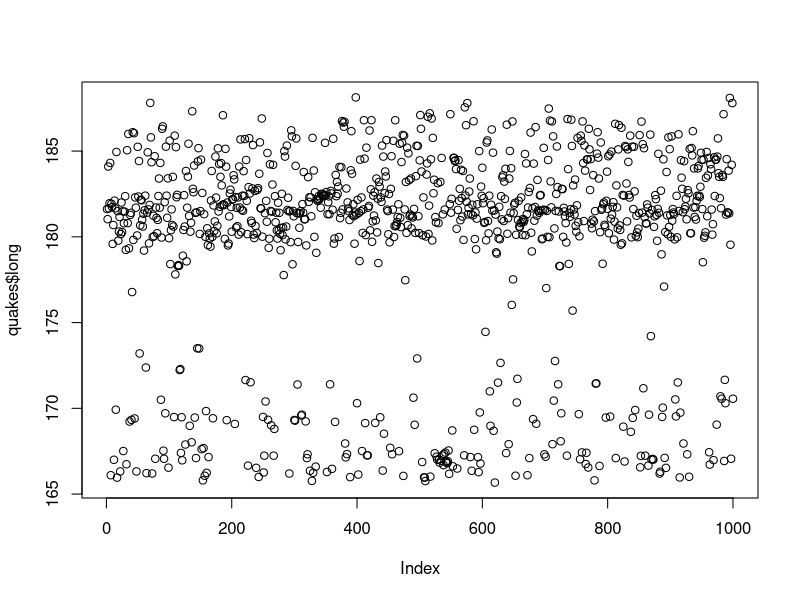
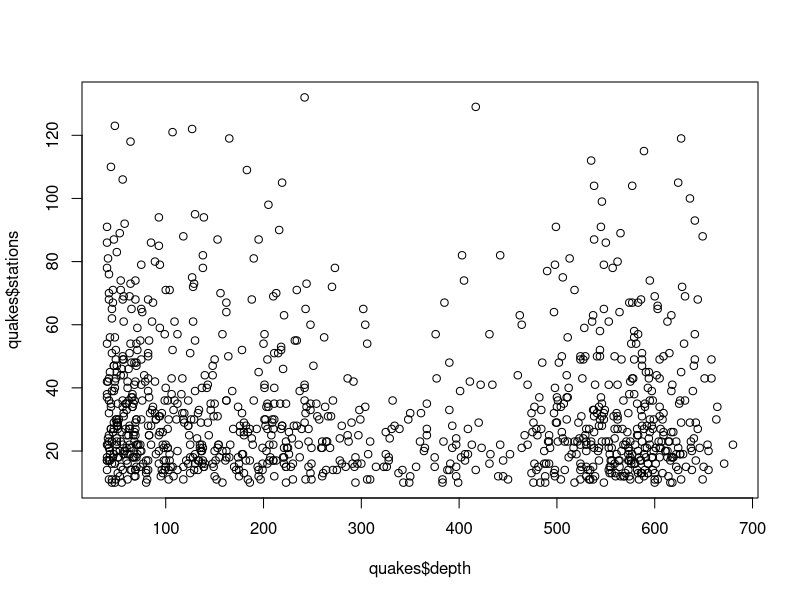
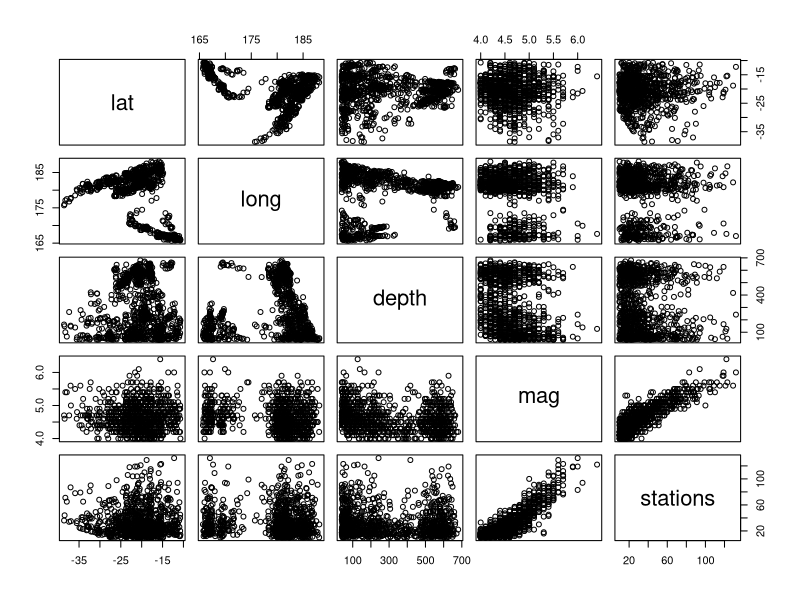
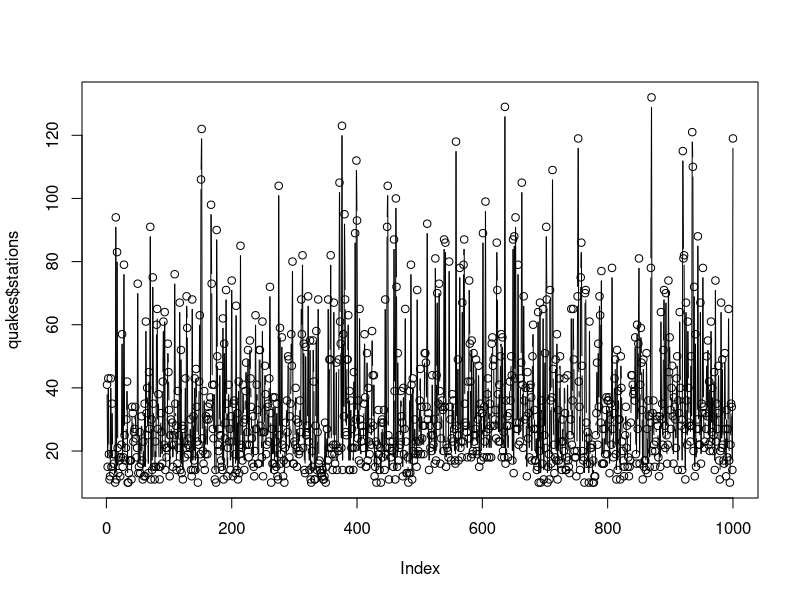
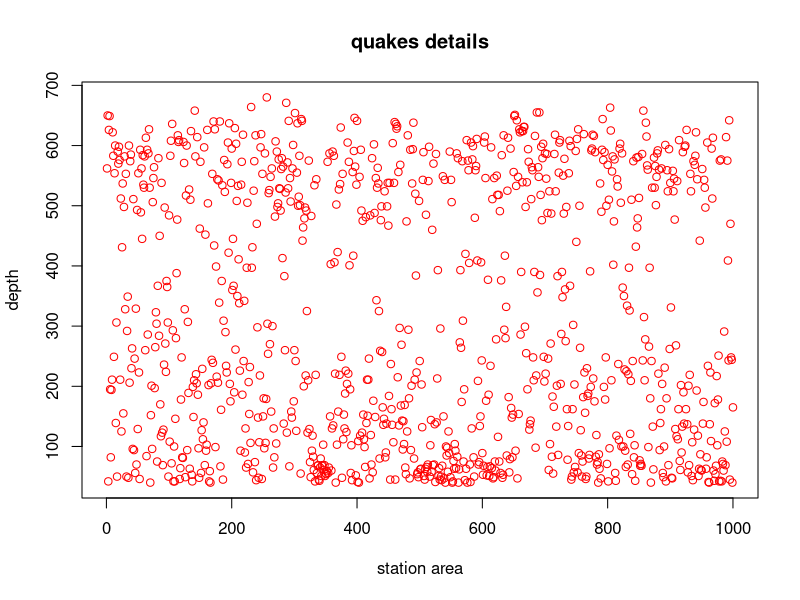

Here is the R script that generated these plots, in order:
datasets::quakes

head(quakes,10)       #Top 10 rows
tail(quakes,10)       #Last 10 rows

quakes[,c(1,2)]
df<-quakes[,-6]
summary(quakes[,1])
quakes$mag
summary(quakes$mag)

summary(quakes)           #summary of data
summary(quakes$depth)




##########PLOT#########
plot(quakes$long)

plot(quakes$depth,quakes$stations,type = "p")
plot(quakes)

plot(quakes$stations,type = "b")     #P=POINT , l=LINE , b=BOTH#

plot(quakes$depth, xlab = 'station area',ylab = 'depth',main = 'quakes details',
     col = 'red')

#horizontal bar plot
